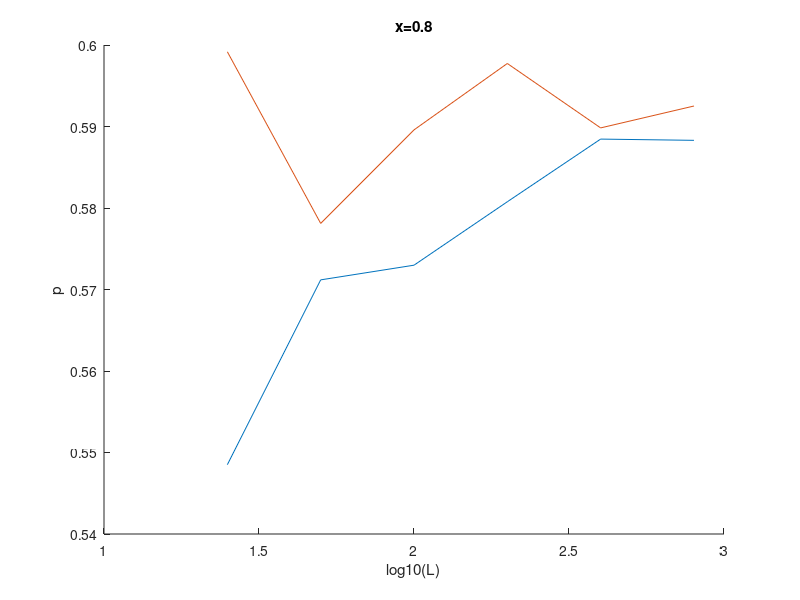
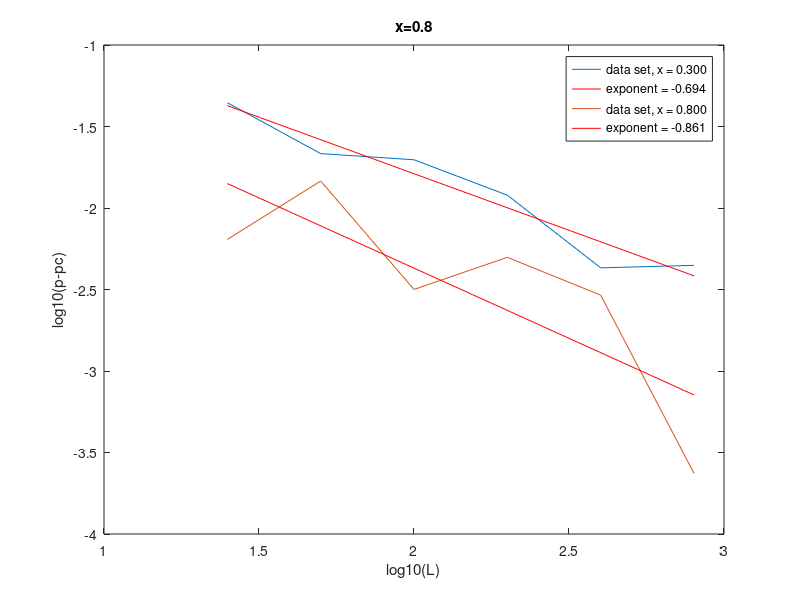
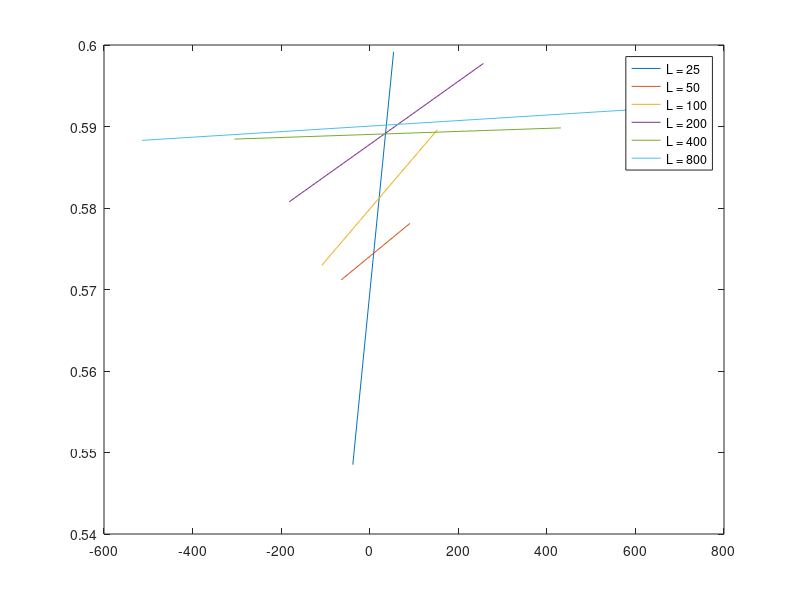

Source code (MATLAB) for these figures, in order:
close all;
clear all;

Ls = [25,50,100,200,400,800];
N = length(Ls);
betas = zeros(1,10);
percolation = linspace(0,1,1001);
nExperiments = 10;
pi = zeros(1,N);

tic;
%p = percolation(900);
pc = 0.59275;

a = toc;
c = 0;
tic
b = toc
targets = [0.3,0.8];
Nt = length(targets)
results = zeros(Nt,N);
results2 = zeros(Nt,N);
l1 = {};
l2 = {};
for l = 1:2
    target = targets(l)
    
    %matlabpool(4);
    for m=1:N
        L = round(Ls(m));

        step = 0.25;
        p = 0.5;
        for k=1:15
            pi = 0;
            for i=1:nExperiments
                r = rand(L,L);

                z = r<p; % This generates the binary array
                [lw,num] = bwlabel(z,4);


                %img = label2rgb(lw,'jet','k','shuffle');
                %image(img);

                %s = regionprops(lw,'BoundingBox');
                %bbox = cat(1,s.BoundingBox);
                up = lw(1,:);
                down = lw(L,:);
                left = lw(:,1);
                right = lw(:,L);
                ud = intersect(up,down);
                lr = intersect(left,right);

                connectingClusters = union(ud,lr);
                %iscolumn(conectingClusters)
                connectingClusters = connectingClusters(connectingClusters ~= 0);
                pi = pi + length(connectingClusters);



            end
            pi = pi/nExperiments;
            if(pi < target)
               p = p + step;

            else
               p = p - step;
            end

            step = step/2;

        end
        L
        p
        pi
        results(l,m) = p;


    end
    figure(1)
    hold all
    plot(log10(Ls),results(l,:))
    title('x=0.8')
    xlabel('log10(L)')
    ylabel('p')
    pc = 0.59275;
    figure(2)
    Ls2 = log10(Ls);
    results2(l,:) = log10(abs(pc-results(l,:)));

    plot(Ls2, results2(l,:))
    hold all
    a = polyfit(Ls2, results2(l,:),1);
    t = linspace(Ls2(1), Ls2(N),100);
    f = a(1)*t + a(2);
    plot(t,f,'r')
    title('x=0.8')
    xlabel('log10(L)')
    ylabel('log10(p-pc)')
    l2{length(l2)+1} =  [sprintf('data set, x = %.03f', targets(l))];
    l2{length(l2)+1} = [sprintf('exponent = %.03f', a(1))];
    
end
legend(l2)
c = toc; 
c-b
figure(3);
nu = 4/3
l3 = {}
for i=1:N
    l3{i} = [sprintf('L = %d', Ls(i))];
    plot(Ls(i).^(1/nu)./(targets-pc), results(:,i))
    hold all
end
legend(l3)
